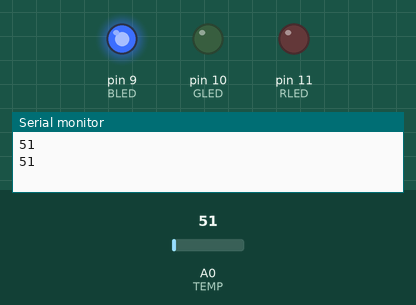
Bench run of a sketch on a simulated Arduino Uno, built with avr-gcc and run on an emulated ATmega328P. Parts: output pins drawn as LEDs (lit = HIGH), the last lines printed to the serial monitor. The inputs (shaded band) are chosen by the test bench; at power-on: A0 (TEMP) = 51.

Above: at 1.8 s.
1.9 s: A0 (TEMP) set to 140
4.2 s: A0 (TEMP) set to 151
At 7.2 s:
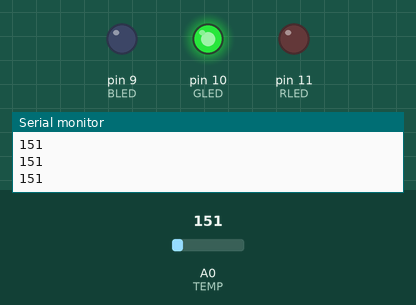
7.5 s: A0 (TEMP) set to 163
At 9.5 s:
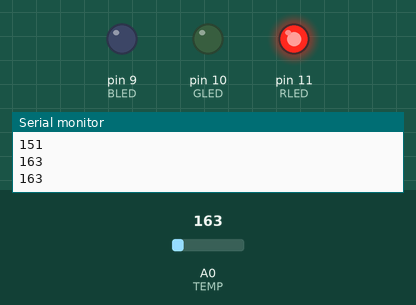
10.5 s: A0 (TEMP) set to 112
At 13.0 s:
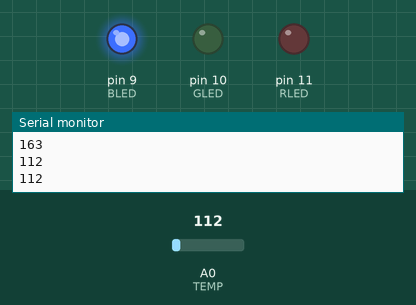
Timing chart, 0 to 14.5 s (numbered marks = the images above; inputs shaded):
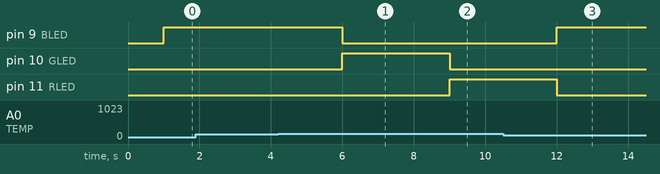

The sketch:

tempsensor_led.ino
```cpp
int val = 0;
const int BLED = 9;
const int GLED = 10;
const int RLED = 11;
const int TEMP = 0;

const int LOWER_BOUND = 151;
const int UPPER_BOUND = 155;
// 재본 결과 low~high : 148~158

void setup() {
  Serial.begin(9600);
  pinMode(BLED, OUTPUT);
  pinMode(GLED, OUTPUT);
  pinMode(RLED, OUTPUT);
}

void loop() {
  val = analogRead(TEMP);
  Serial.println(val);
  delay(1000);

  if(val<LOWER_BOUND){
    digitalWrite(RLED, LOW);
    digitalWrite(GLED, LOW);
    digitalWrite(BLED, HIGH);
  } else if(val > UPPER_BOUND){
    digitalWrite(RLED, HIGH);
    digitalWrite(GLED, LOW);
    digitalWrite(BLED, LOW);
  } else{
    digitalWrite(RLED, LOW);
    digitalWrite(GLED, HIGH);
    digitalWrite(BLED, LOW);
  }
}
```

Measured:
- the behaviour switches between 150 and 151 on A0 (TEMP) (found by bisection; images 0 and 1)
- after the input at 4.2 s, pin 9 (BLED): HIGH → LOW after 1.8 s; pin 10 (GLED): LOW → HIGH after 1.8 s
- after the input at 7.5 s, pin 10 (GLED): HIGH → LOW after 1.5 s; pin 11 (RLED): LOW → HIGH after 1.5 s
- after the input at 10.5 s, pin 9 (BLED): LOW → HIGH after 1.5 s; pin 11 (RLED): HIGH → LOW after 1.5 s
